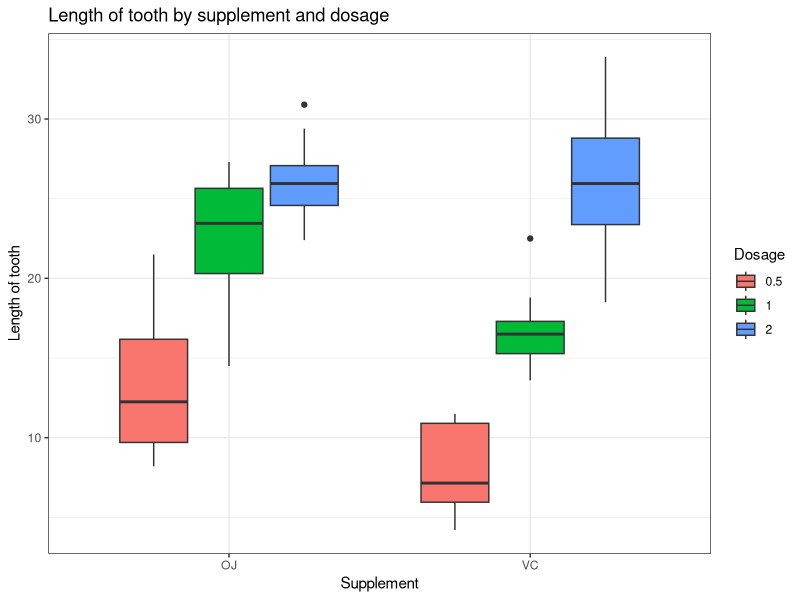
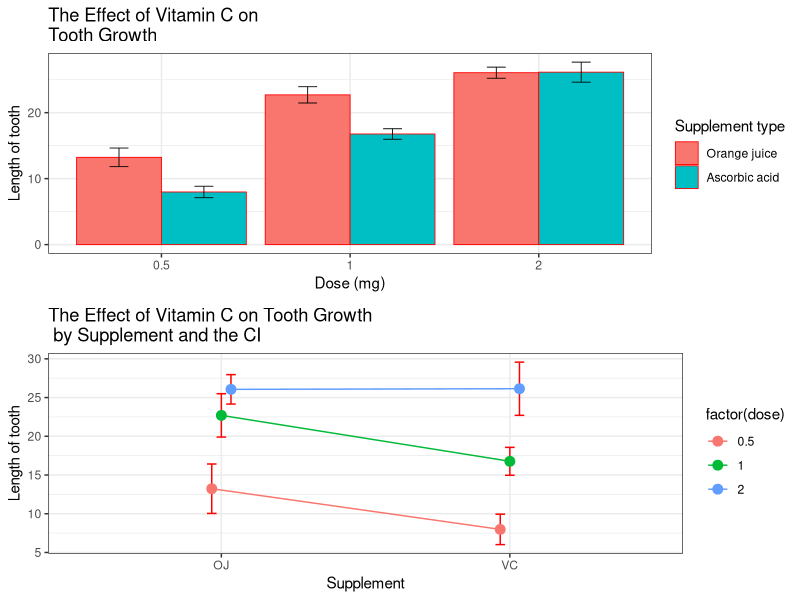

These charts were generated, in order, by the following R code:
## ---- chunk 1
library('knitr')
opts_chunk$set(echo=F, results="show")
## ---- chunk 2
library(ggplot2)
library(plyr)
library(dplyr)
library(xtable)
library(gridExtra)
library(doBy)
#load the data
tooth_data <- ToothGrowth
## ---- chunk 3

kable(head(tooth_data, n=10), format = "markdown")

## ---- chunk 4

kable(summary(tooth_data), format = "markdown")

## ---- chunk 5
g <- ggplot(tooth_data, aes(x=supp, y=len)) + geom_boxplot(aes(x=supp, y=len,fill =factor(dose))) + labs(title="Length of tooth by supplement and dosage",
                                                                                                     y="Length of tooth", x="Supplement") +
  guides(fill=guide_legend(title="Dosage")) + theme_bw()
print(g)
## ---- chunk 6
#summary of the data
tooth_summary <- ddply(tooth_data, c("dose", "supp"), summarise,
               count    = sum(!is.na(len)),
               mean = mean(len, na.rm=TRUE),
               sd   = sd(len, na.rm=TRUE),
               se   = sd / sqrt(count) ,
               ci = se*(qt(.95/2 + .5, count-1)))
## ---- chunk 7

kable(tooth_summary, format = "markdown")

## ---- chunk 8
p1 <- ggplot(tooth_summary, aes(x=factor(dose), y=mean, fill=supp)) +   geom_bar(position=position_dodge(), stat="identity", colour="red",  size=.3) +      # Thinner lines
  geom_errorbar(aes(ymin=mean-se, ymax=mean+se),size=.3,width=.2,position=position_dodge(.9)) +
  labs(title="The Effect of Vitamin C on\nTooth Growth", y="Length of tooth", x="Dose (mg)") +
    scale_fill_hue(name="Supplement type",   breaks=c("OJ", "VC"),labels=c("Orange juice", "Ascorbic acid")) + theme_bw()
 
pd <- position_dodge(.1)
p2 <- ggplot(tooth_summary, aes(x=supp, y=mean, colour=factor(dose), group=dose)) + 
  geom_errorbar(aes(ymin=mean-ci, ymax=mean+ci), colour="red", width=.1, position=pd) + geom_line(position=pd) +
  geom_point(position=pd, size=3) + theme_bw() +  
  labs(title="The Effect of Vitamin C on Tooth Growth \n by Supplement and the CI", y="Length of tooth", x="Supplement") + guides(fill=guide_legend(title="Dosage (mg)"))
print(grid.arrange(p1, p2))

## ---- chunk 9
#ttest on tthe data
complete <- t.test(tooth_data$len~tooth_data$supp , var.equal = T)
complete.conf <- complete$conf[1:2]
complete.pvalue <- complete$p.value

dose.5 <- tooth_data[tooth_data$dose == 0.5,]
dose.1 <- tooth_data[tooth_data$dose == 1,]
dose.2 <- tooth_data[tooth_data$dose == 2,]

dose.5Test <- t.test(dose.5$len~dose.5$supp , var.equal = T)
dose.1Test <- t.test(dose.1$len~dose.1$supp , var.equal = T)
dose.2Test <- t.test(dose.2$len~dose.2$supp , var.equal = T)

conf.5 <- dose.5Test$conf[1:2]
conf.1 <- dose.1Test$conf[1:2]
conf.2 <- dose.2Test$conf[1:2]

pvalue.5 <- dose.5Test$p.value
pvalue.1 <- dose.1Test$p.value
pvalue.2 <- dose.2Test$p.value
